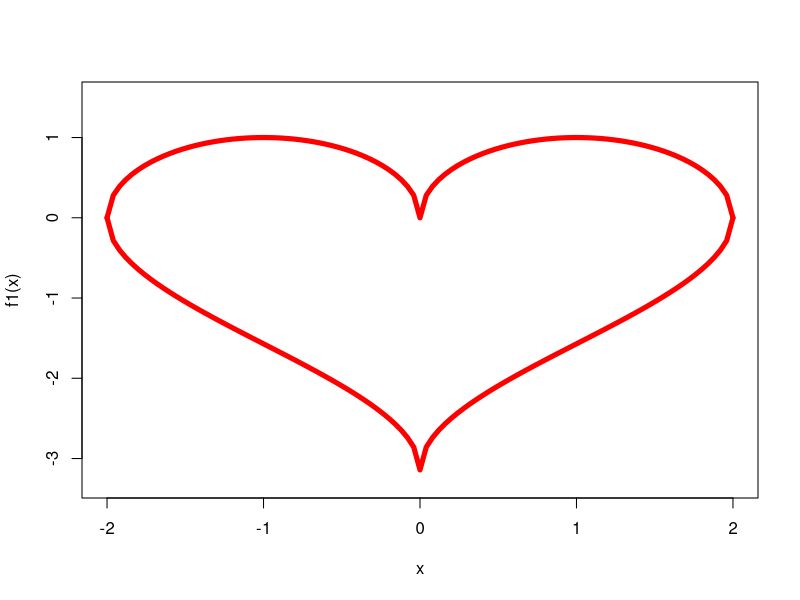

This figure's R source: (Note: this script raises an error after producing the figure.)
rm(list=ls())
################################################################################################################################################
f1<-function(x)
{
y<-sqrt(1-(abs(x)-1)^2)
return(y)
}
################################################################################################################################################
f2<-function(x)
{
y<-acos(1-abs(x))-pi
return(y)
}
################################################################################################################################################
curve(expr=f1, from=-2, to=2, ylim=c(-3.3,1.5), col="red", lwd=5)
curve(expr=f2, from=-2, to=2, add=T,  col="red", lwd=5)
################################################################################################################################################
x11()
################################################################################################################################################
x1 <-seq(-4, 4, length=1000)
y1 <-dnorm(x1, mean=0, sd=1)
plot(x1, y1, type="l", lty=1, xlab="X", ylab="density", main="Normal Distributions")
##########
x11()
##########
x<-rnorm(100000,mean=0, sd=1)
hist(x,breaks=150, freq=FALSE, xlab="X", ylab="density", main="Normal Distributions")
curve(dnorm(x, mean=0, sd=1), add=TRUE, col="red", lwd=2)
################################################################################################################################################
